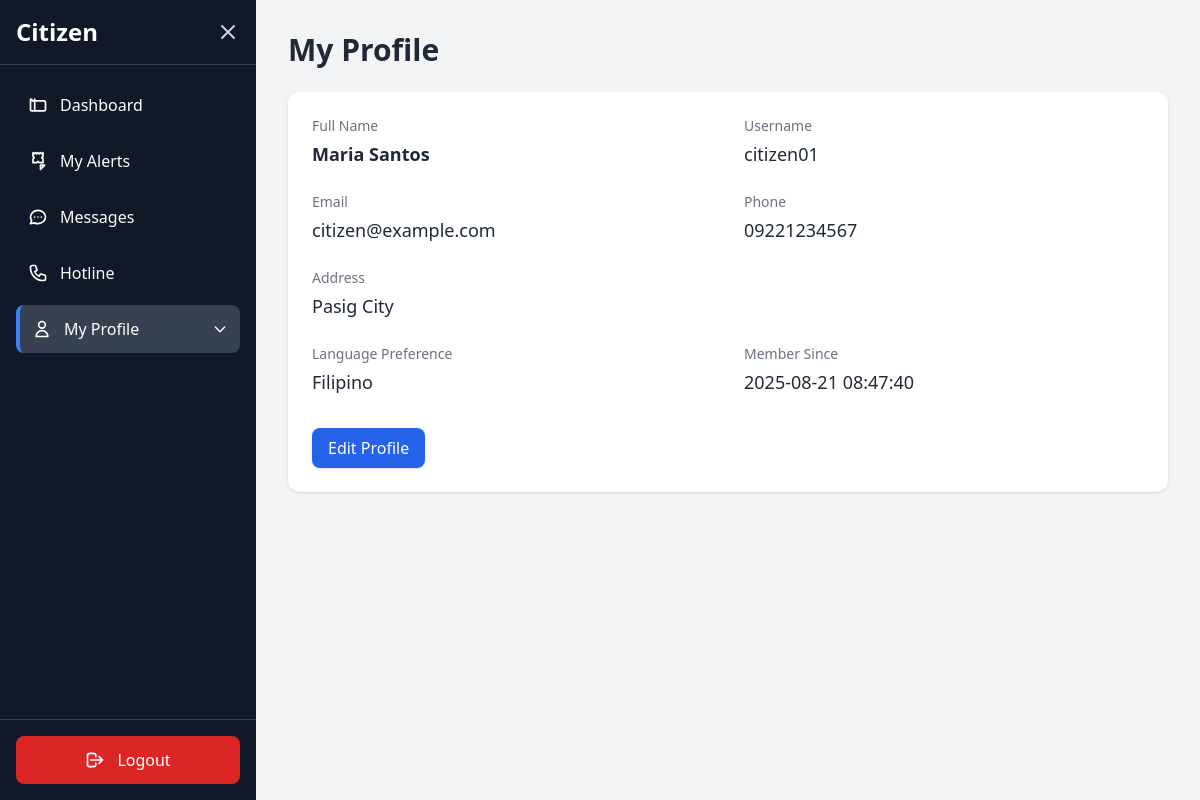
/citizen/profile.php (signed in), run on the app's committed database.
### tables this page shows
CREATE TABLE `users` (
  `user_id` int(11) NOT NULL,
  `role` enum('admin','staff','citizen') NOT NULL,
  `username` varchar(50) NOT NULL,
  `password` varchar(255) NOT NULL,
  `full_name` varchar(100) NOT NULL,
  `email` varchar(100) DEFAULT NULL,
  `phone` varchar(20) DEFAULT NULL,
  `address` text DEFAULT NULL,
  `language_preference` varchar(50) DEFAULT 'English',
  `qc_id_path` varchar(255) DEFAULT NULL,
  `created_at` timestamp NOT NULL DEFAULT current_timestamp()
);

### citizen/profile.php (the view, shortened to what this page needs)
<?php
include "../config/config.php";
$user_id = $_SESSION['user_id'];
$query = "SELECT full_name, username, email, phone, address, language_preference, qc_id_path, created_at
          FROM users
          WHERE user_id = ?";
$stmt = $conn->prepare($query);
$stmt->bind_param("i", $user_id);
$stmt->execute();
$result = $stmt->get_result();
$user = $result->fetch_assoc();
?>
<!DOCTYPE html>
<html lang="en">
<head>
  <script src="https://cdn.tailwindcss.com"></script>
</head>
<body class="bg-gray-100 h-screen flex">
 <?php include "sidebar.php"; ?>
  <main class="flex-1 h-screen overflow-y-auto p-8">
      <h1 class="text-3xl font-bold text-gray-800 mb-6">
          My Profile
      </h1>
      <div class="overflow-x-auto bg-white rounded-xl shadow p-6">
          <?php if ($user): ?>
              <dl class="grid grid-cols-1 md:grid-cols-2 gap-x-8 gap-y-6">
                  <div>
                      <dt class="text-sm font-medium text-gray-500">Full Name</dt>
                      <dd class="mt-1 text-lg font-semibold text-gray-800"><?php echo htmlspecialchars($user['full_name']); ?></dd>
                  </div>
                  <div>
                      <dt class="text-sm font-medium text-gray-500">Username</dt>
                      <dd class="mt-1 text-lg text-gray-800"><?php echo htmlspecialchars($user['username']); ?></dd>
                  </div>
                  <div>
                      <dt class="text-sm font-medium text-gray-500">Email</dt>
                      <dd class="mt-1 text-lg text-gray-800"><?php echo htmlspecialchars($user['email']); ?></dd>
                  </div>
                  <div>
                      <dt class="text-sm font-medium text-gray-500">Phone</dt>
                      <dd class="mt-1 text-lg text-gray-800"><?php echo htmlspecialchars($user['phone']); ?></dd>
                  </div>
                  <div class="md:col-span-2">
                      <dt class="text-sm font-medium text-gray-500">Address</dt>
                      <dd class="mt-1 text-lg text-gray-800"><?php echo htmlspecialchars($user['address']); ?></dd>
                  </div>
                  <div>
                      <dt class="text-sm font-medium text-gray-500">Language Preference</dt>
                      <dd class="mt-1 text-lg text-gray-800"><?php echo htmlspecialchars($user['language_preference']); ?></dd>
                  </div>
                  <div>
                      <dt class="text-sm font-medium text-gray-500">Member Since</dt>
                      <dd class="mt-1 text-lg text-gray-800"><?php echo $user['created_at']; ?></dd>
                  </div>
              </dl>
              <div class="mt-8">
                  <button onclick="openEditModal()"
                          class="px-4 py-2 bg-blue-600 text-white rounded-lg shadow hover:bg-blue-700">
                      Edit Profile
                  </button>
              </div>
          <?php else: ?>
              <p class="text-gray-600">Unable to load your profile information.</p>
          <?php endif; ?>
      </div>
  </main>
</body>
</html>

### data on the page
users: full_name "Maria Santos", username "citizen01", email "citizen@example.com", phone "09221234567", address "Pasig City", language_preference "Filipino", created_at "2025-08-21 08:47:40"
